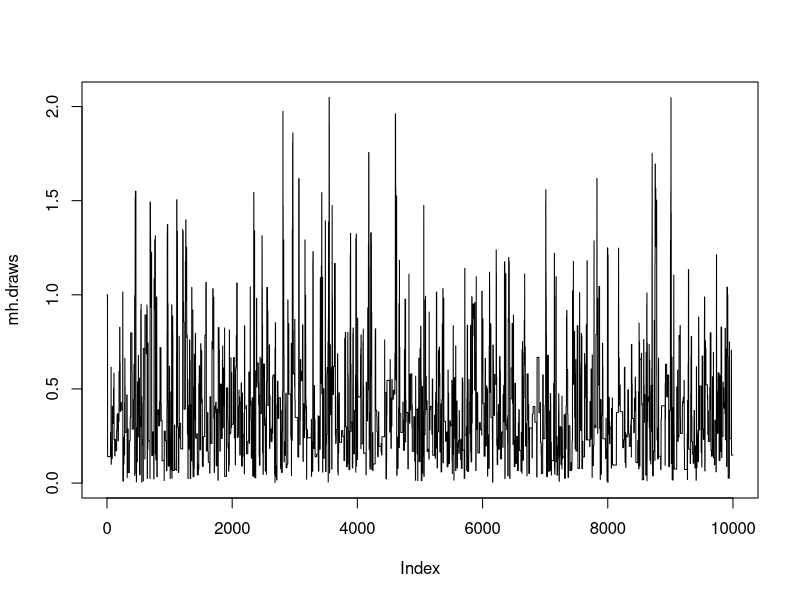
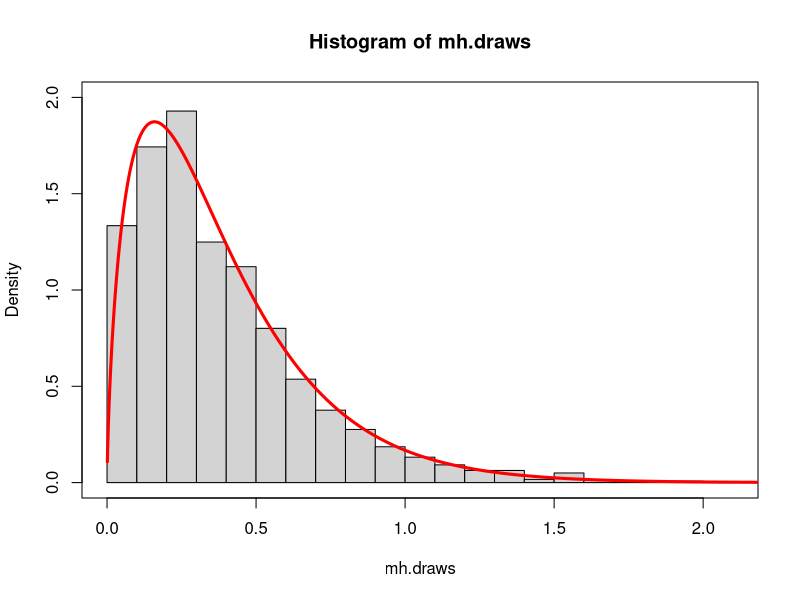

Write R code to recreate these figures, in order.
#Lecture 3

#######################################################
# Gibbs Sampler
##############################

#observed data
y = c(5, 1, 5, 14, 3, 19, 1, 1, 4, 22)
t = c(94, 16, 63, 126, 5, 31, 1, 1, 2, 10)
rbind(y, t)

#Define starting values for beta (we only need to define beta here
#because we will draw lambda first and it only depends on beta and
#other given values).

beta.cur = 1

# Draw lambda from its full conditional (we’re drawing all the lambda_i s
# as a block because they all only depend on beta and not each
# other).

lambda.update = function(alpha, beta, y, t) {
 rgamma(length(y), y + alpha, t + beta)
}

# Draw beta from its full conditional, using lambda

beta.update = function(alpha, gamma, delta, lambda, y) {
   rgamma(1, length(y) * alpha + gamma, delta + sum(lambda))
}

#Repeat using most updated values until we get M draws.
#Optional burn-in and thinning.
#Make it into a function.

gibbs = function(n.sims, beta.start, alpha, gamma, delta,
                     y, t, burnin = 0, thin = 1) {
   beta.draws <- matrix(NA, nrow=n.sims,ncol=1)
   lambda.draws <- matrix(NA, nrow = n.sims, ncol = length(y))
   beta.cur <- beta.start
   for (i in 1:n.sims) {
     lambda.cur <- lambda.update(alpha = alpha, beta = beta.cur,y = y, t = t)
     beta.cur <- beta.update(alpha = alpha, gamma = gamma,delta = delta, lambda = lambda.cur, y = y)
     if (i > burnin & (i - burnin)%%thin == 0) {
       lambda.draws[(i - burnin)/thin, ] <- lambda.cur
       beta.draws[(i - burnin)/thin] <- beta.cur
       }
     }
   return(list(lambda.draws = lambda.draws, beta.draws = beta.draws))
 }


#Posterior simulation

posterior <- gibbs(n.sims = 10000, beta.start = 1, alpha = 1.8, 
                   gamma = 0.01, delta = 1, y = y, t = t)

#Summary statistics
colMeans(posterior$lambda.draws)
mean(posterior$beta.draws)

apply(posterior$lambda.draws, 2, sd)
sd(posterior$beta.draws)


#######################################################
# The Metropolis-Hastings Algorithm
#######################################################
# Sample Gamma Distribution
#######################################################


theta.update.random.walk = function(theta.cur, shape, rate, cand.sd) {
  theta.can = rnorm(1, mean = theta.cur, sd = cand.sd)
  accept.prob = dgamma(theta.can, shape = shape, rate = rate)/dgamma(theta.cur,shape = shape, rate = rate)
  if (runif(1) <= accept.prob)
    return(theta.can)
  else return(theta.cur)
}

theta.update.indep = function(theta.cur, shape, rate) {
  theta.can = rnorm(1, mean = shape/rate, sd = sqrt(shape/rate^2))
  accept.prob = dgamma(theta.can, shape = shape, rate = rate)/dgamma(theta.cur,shape = shape, rate = rate)
  if (runif(1) <= accept.prob)
    return(theta.can)
  else return(theta.cur)
}



mh.gamma = function(n.sims, start, burnin, shape, rate,method="random.walk",cand.sd=NULL) {
   theta.cur = start
   draws = c()
   
   if(method=="random.walk"){
     for (i in 1:n.sims) {
       theta.cur = theta.update.random.walk(theta.cur, shape = shape,rate = rate,cand.sd=cand.sd)
       draws[i] = theta.cur
     }
   }
   
   if(method=="independent"){
     for (i in 1:n.sims) {
       theta.cur = theta.update.indep(theta.cur, shape = shape,rate = rate)
       draws[i] = theta.cur
     }
   }
   
   return(draws[(burnin + 1):n.sims])
}

shape = 1.7
rate = 4.4
mh.draws = mh.gamma(10000, start = 1, burnin = 0, shape = shape, rate = rate, 
                    method="random.walk",cand.sd=2)

# mh.draws = mh.gamma(10000, start = 1, burnin = 0, shape = shape, rate = rate, 
#                     method="independent")


#trace plot
plot(mh.draws,type="l")
hist(mh.draws,prob=TRUE,ylim=c(0,2))
box()
xx = seq(0.001,3,length=1000)
lines(xx,dgamma(xx,shape=shape,rate=rate),col="red",lwd=3)


